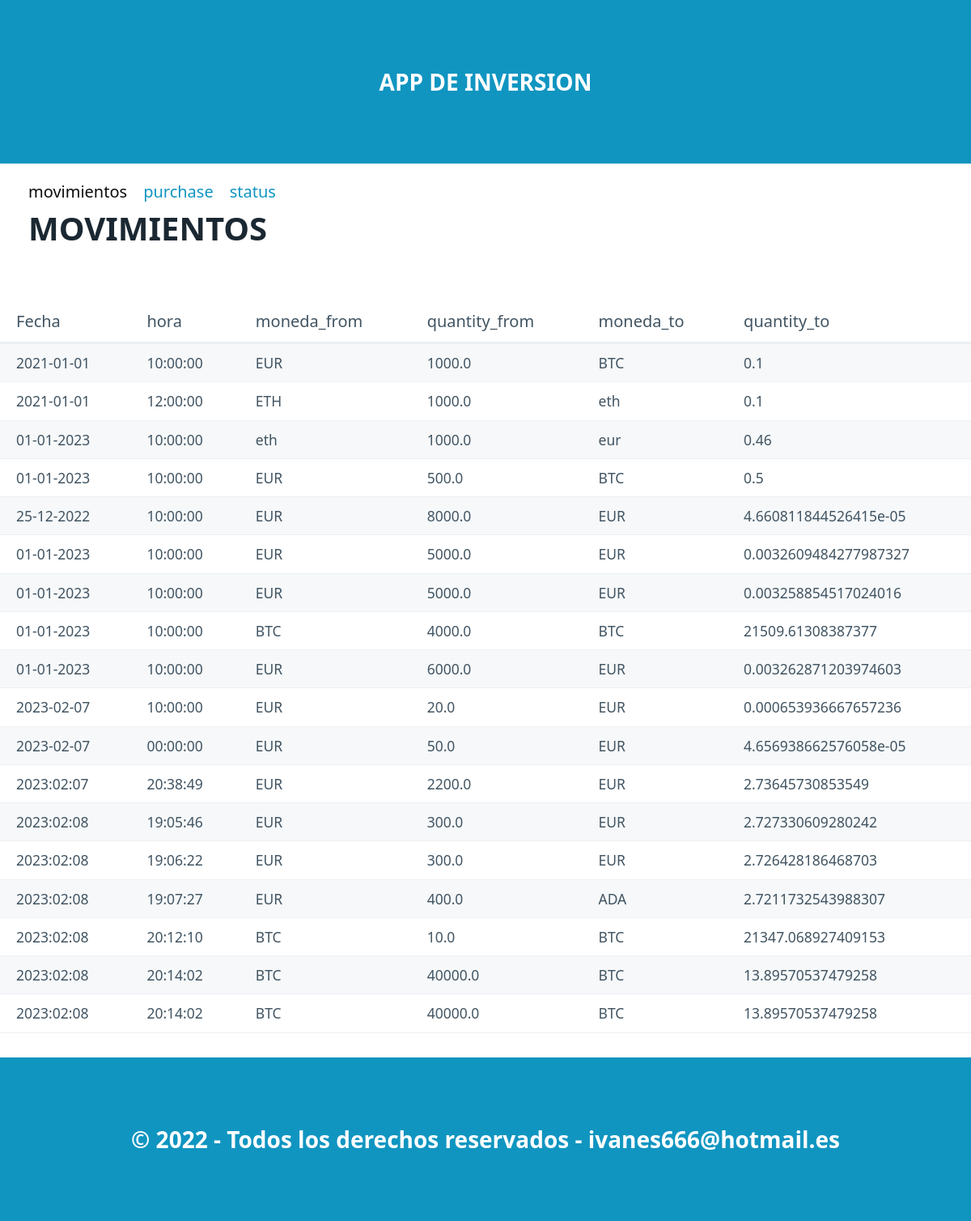
The app's page /, older data.
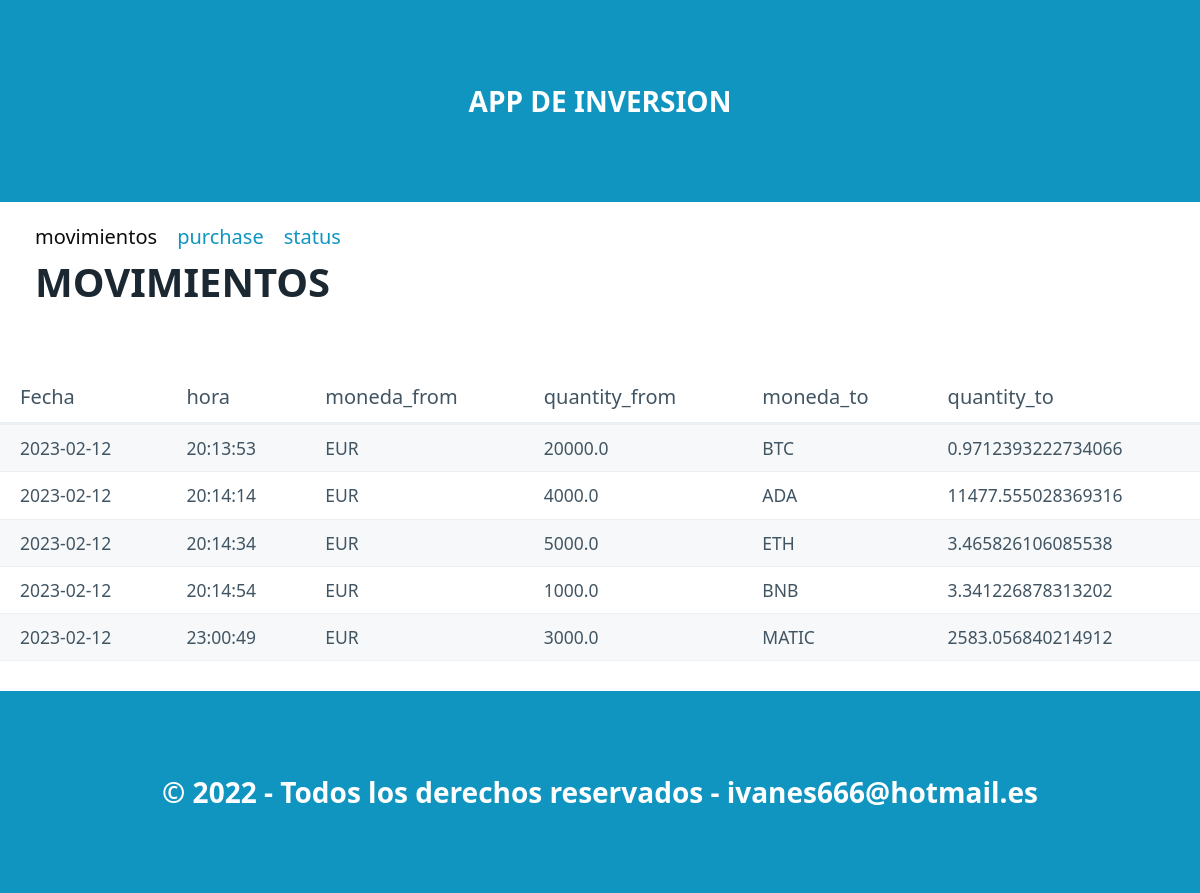
The same page, newer data.
### tables this page shows
CREATE TABLE "inversiones" (
	"id"	INTEGER,
	"date"	TEXT NOT NULL,
	"time"	TEXT NOT NULL,
	"Moneda_from"	TEXT NOT NULL,
	"Quantity_from"	REAL NOT NULL,
	"Moneda_to"	TEXT NOT NULL,
	"Quantity_to"	INTEGER NOT NULL,
	PRIMARY KEY("id" AUTOINCREMENT)
);

### registro_ig/routes.py (the view)
@app.route("/")
def index():
    datos = select_all()
    return render_template("index.html",pageTitle="Listas",data=datos)

### registro_ig/models.py (called while the page is built)
def select_all():
    connect = Conexion("select date,time,moneda_from,quantity_from,moneda_to,quantity_to from inversiones;")
    filas = connect.res.fetchall()
    columnas= connect.res.description
    resultado =[]   #lista para guadar diccionario
    for fila in filas:
        dato={}   #diccionario para cada registro
        posicion=0   #posicion de columna
        for campo in columnas:
            dato[campo[0]]=fila[posicion]
            posicion += 1
        resultado.append(dato)
    connect.con.close()
    return resultado

### registro_ig/templates/index.html (shortened to what this page needs)
{% extends "base.html" %}
{% block section %}
    <nav class="container">
    <section class="container">
            <ul>
            <li><a  class="inactivo">movimientos</a></li>
            <li><a href="/purchase">purchase</a></li>
            <li><a href="/status">status</a></li>
            </ul>
    </nav>
    <nav class="container">
    <h1>MOVIMIENTOS</h1>
    </nav>
        <table role="grid">
                <thead>
                    <tr>
                        <th>Fecha</th>
                        <th>hora</th>
                        <th>moneda_from</th>
                        <th>quantity_from</th>
                        <th>moneda_to</th>
                        <th>quantity_to</th>
                    </tr>
                </thead>
                <tbody>
                    {% if data==[] %}
                        <h1>No hay movimientos</h1>
                    {% else %}
                        {% for item in data %}
                        <tr>
                            <td>{{item.date}}</td>
                            <td>{{item.time}}</td>
                            <td>{{item.Moneda_from}}</td>
                            <td>{{item.Quantity_from}}</td>
                            <td>{{item.Moneda_to}}</td>
                            <td>{{item.Quantity_to}}</td>
                        </tr>
                        {% endfor %}
                    {% endif %}
                </tbody>
        </table>
{% endblock %}

### registro_ig/templates/base.html (shortened to what this page needs)
<!DOCTYPE html>
<html lang="en">
<head>
    <link rel="stylesheet" href="/static/css/pico.css">
    <link rel="stylesheet" href="/static/css/styles.css">
</head>
<body>
     <header>
        <div class="container">
            APP DE INVERSION
        </div>
    </header>
    {% block section %}
    {% endblock %}
    <footer>
        <div class="container">
            &copy; 2022 - Todos los derechos reservados - ivanes666@hotmail.es
        </div>
    </footer>
</body>

### registro_ig/static/css/styles.css (style rules this page uses)
header,footer { background-color: var(--primary); color: var(--primary-inverse); font-size: 1.4em; font-weight: bold; }
body { min-height: 100vh; display: grid; grid-template-rows: auto 50px 1fr auto; margin: 0; }
.inactivo { color:rgb(11, 13, 11); }

Row changes from the older to the newer data that the page shows:
removed inversiones: date "2021-01-01", time "10:00:00", Moneda_from "EUR", Quantity_from "1000.0", Moneda_to "BTC", Quantity_to "0.1"
removed inversiones: date "2021-01-01", time "12:00:00", Moneda_from "ETH", Quantity_from "1000.0", Moneda_to "eth", Quantity_to "0.1"
removed inversiones: date "01-01-2023", time "10:00:00", Moneda_from "eth", Quantity_from "1000.0", Moneda_to "eur", Quantity_to "0.46"
removed inversiones: date "01-01-2023", time "10:00:00", Moneda_from "EUR", Quantity_from "500.0", Moneda_to "BTC", Quantity_to "0.5"
removed inversiones: date "25-12-2022", time "10:00:00", Moneda_from "EUR", Quantity_from "8000.0", Moneda_to "EUR", Quantity_to "4.660811844526415e-05"
removed inversiones: date "01-01-2023", time "10:00:00", Moneda_from "EUR", Quantity_from "5000.0", Moneda_to "EUR", Quantity_to "0.0032609484277987327"
removed inversiones: date "01-01-2023", time "10:00:00", Moneda_from "EUR", Quantity_from "5000.0", Moneda_to "EUR", Quantity_to "0.003258854517024016"
removed inversiones: date "01-01-2023", time "10:00:00", Moneda_from "BTC", Quantity_from "4000.0", Moneda_to "BTC", Quantity_to "21509.61308387377"
removed inversiones: date "01-01-2023", time "10:00:00", Moneda_from "EUR", Quantity_from "6000.0", Moneda_to "EUR", Quantity_to "0.003262871203974603"
removed inversiones: date "2023-02-07", time "10:00:00", Moneda_from "EUR", Quantity_from "20.0", Moneda_to "EUR", Quantity_to "0.000653936667657236"
removed inversiones: date "2023-02-07", time "00:00:00", Moneda_from "EUR", Quantity_from "50.0", Moneda_to "EUR", Quantity_to "4.656938662576058e-05"
removed inversiones: date "2023:02:07", time "20:38:49", Moneda_from "EUR", Quantity_from "2200.0", Moneda_to "EUR", Quantity_to "2.73645730853549"
removed inversiones: date "2023:02:08", time "19:05:46", Moneda_from "EUR", Quantity_from "300.0", Moneda_to "EUR", Quantity_to "2.727330609280242"
removed inversiones: date "2023:02:08", time "19:06:22", Moneda_from "EUR", Quantity_from "300.0", Moneda_to "EUR", Quantity_to "2.726428186468703"
removed inversiones: date "2023:02:08", time "19:07:27", Moneda_from "EUR", Quantity_from "400.0", Moneda_to "ADA", Quantity_to "2.7211732543988307"
removed inversiones: date "2023:02:08", time "20:12:10", Moneda_from "BTC", Quantity_from "10.0", Moneda_to "BTC", Quantity_to "21347.068927409153"
removed inversiones: date "2023:02:08", time "20:14:02", Moneda_from "BTC", Quantity_from "40000.0", Moneda_to "BTC", Quantity_to "13.89570537479258"
removed inversiones: date "2023:02:08", time "20:14:02", Moneda_from "BTC", Quantity_from "40000.0", Moneda_to "BTC", Quantity_to "13.89570537479258"
added inversiones: date "2023-02-12", time "20:13:53", Moneda_from "EUR", Quantity_from "20000.0", Moneda_to "BTC", Quantity_to "0.9712393222734066"
added inversiones: date "2023-02-12", time "20:14:14", Moneda_from "EUR", Quantity_from "4000.0", Moneda_to "ADA", Quantity_to "11477.555028369316"
added inversiones: date "2023-02-12", time "20:14:34", Moneda_from "EUR", Quantity_from "5000.0", Moneda_to "ETH", Quantity_to "3.465826106085538"
added inversiones: date "2023-02-12", time "20:14:54", Moneda_from "EUR", Quantity_from "1000.0", Moneda_to "BNB", Quantity_to "3.341226878313202"
added inversiones: date "2023-02-12", time "23:00:49", Moneda_from "EUR", Quantity_from "3000.0", Moneda_to "MATIC", Quantity_to "2583.056840214912"
